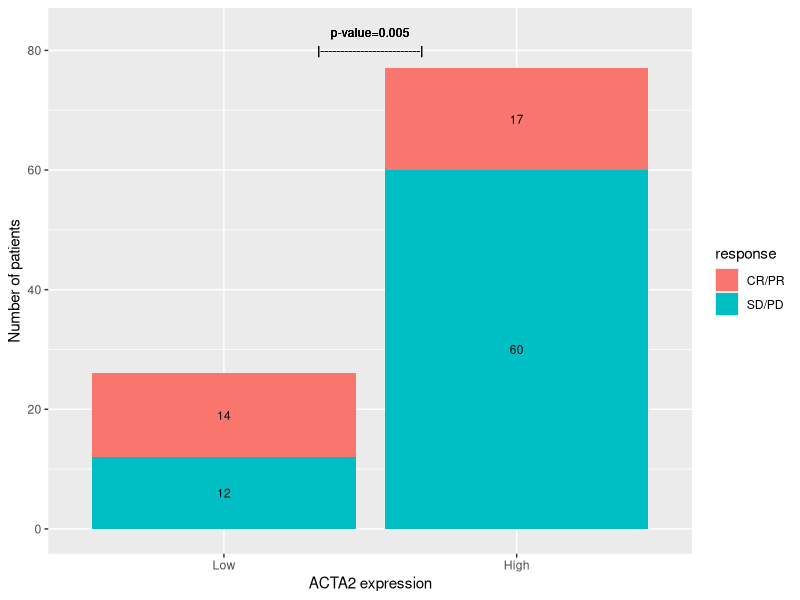

Write R code to recreate this figure.
library("ggplot2")
library(plyr)

#-------------------------------------------------------------------------------
# Figure 3. ACTA2 expression predicted response to immune checkpoint inhibitors. 
# Abbreviations: CR, complete response; PR, partial response; 
#                SD, stable disease; PD, progressive disease.
#-------------------------------------------------------------------------------

#--- data loading
my_data_immun <- read.table(file = '../data/data_figure_3.txt')


# the cutoff value for the ACTA2 expression values (high vs low): 25% quantile
ACTA2_thres = quantile(my_data_immun$ACTA2, c(0.25))

x1 = rep(NA, rep=length(my_data_immun$ACTA2))
x1[my_data_immun$ACTA2 <= ACTA2_thres] = 1;
x1[my_data_immun$ACTA2 >  ACTA2_thres] = 2;

my_data_immun$ACTA2_bin = factor(x1);

# Count patients that belong to each combination (ACTA2 high or low X patients' treatment responses)  
mat_counts =  matrix(0, nrow = 2, ncol = 2);
mat_counts[1, 1] = sum((my_data_immun$ACTA2_bin == 1) & (my_data_immun$res_b1 == 0))
mat_counts[2, 1] = sum((my_data_immun$ACTA2_bin == 1) & (my_data_immun$res_b1 == 1))
mat_counts[1, 2] = sum((my_data_immun$ACTA2_bin == 2) & (my_data_immun$res_b1 == 0))
mat_counts[2, 2] = sum((my_data_immun$ACTA2_bin == 2) & (my_data_immun$res_b1 == 1))

print(mat_counts)
tst <- chisq.test(mat_counts)

# generate a bar plot
mat_res <- matrix(0, nrow = 4, ncol = 3);

mat_res[1:2, 1] = c("Low")
mat_res[3:4, 1] = c("High")

mat_res[c(1,3), 2] = c("SD/PD")
mat_res[c(2,4), 2] = c("CR/PR")

# mat_res[, 3] = Reshape(mat_counts, 4, 1)
mat_res[, 3] = c(mat_counts[1,1], mat_counts[2,1], mat_counts[1,2], mat_counts[2,2])

df_res = data.frame(mat_res);
colnames(df_res) = c("ACTA2_bin", "response", "patient_count")

df_res$patient_count <- as.numeric(df_res$patient_count)
df_res$ACTA2_bin <- factor(df_res$ACTA2_bin, levels=c("Low", "High"))

df_res <- ddply(df_res, .(ACTA2_bin), 
              transform, pos = cumsum(patient_count) - (0.5 * patient_count))

p <- ggplot(df_res, aes(x = ACTA2_bin, y = patient_count)) +
  geom_bar(aes(fill = response), stat="identity") +
  xlab("ACTA2 expression") + ylab("Number of patients") +
  geom_text(aes(label = patient_count, y = pos), size = 3) + 
  geom_text(aes(x=1.5, y=83, label=sprintf('p-value=%.3f', tst$p.value)), size = 3) +
  geom_text(aes(x=1.5, y=80, label=sprintf('|-------------------------|', tst$p.value)), size = 3) 

dir.create("../results/", showWarnings = FALSE)

pdf_fn = file.path("../results/Figure3.pdf")
message(pdf_fn)
pdf.options(reset = TRUE, onefile = FALSE)
pdf(file=pdf_fn,width=5,height=5)
p
dev.off()
message("Done.")
